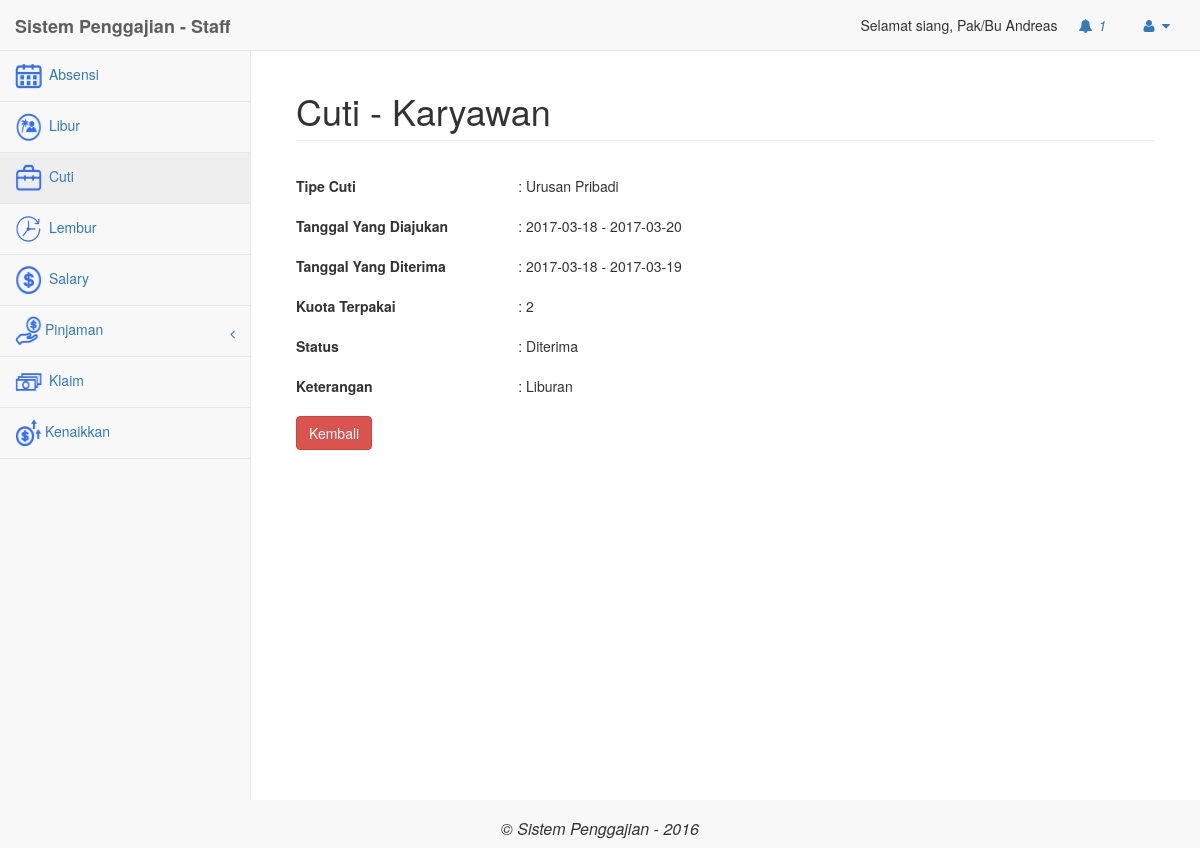
The page /employee/index.php?modul=karyawanCuti&act=detailCuti&id=2 (signed in) on the database its author committed.
### tables this page shows
CREATE TABLE `user` (
  `Id_User` int(11) NOT NULL,
  `Email` varchar(50) NOT NULL,
  `Password` varchar(30) NOT NULL,
  `Tgl_Lahir` date NOT NULL,
  `Nama` text NOT NULL,
  `status` varchar(20) NOT NULL,
  `Tgl_Join` date NOT NULL,
  `Jabatan` varchar(20) NOT NULL,
  `id_divisi` int(11) NOT NULL,
  `no_rekening` varchar(20) NOT NULL,
  `cabang` varchar(50) NOT NULL,
  `Level` int(11) NOT NULL,
  `gaji_pokok` int(11) NOT NULL,
  `tipe` varchar(50) NOT NULL,
  `tanggungan` int(3) NOT NULL
);

CREATE TABLE `cuti` (
  `id` int(11) NOT NULL,
  `id_karyawan` int(11) NOT NULL,
  `id_divisi` int(11) NOT NULL,
  `cabang` varchar(50) NOT NULL,
  `level` int(2) NOT NULL,
  `tipe` varchar(30) NOT NULL,
  `tanggal_mulai` date NOT NULL,
  `tanggal_selesai` date NOT NULL,
  `tanggal_mulai_diterima` date NOT NULL,
  `tanggal_akhir_diterima` date NOT NULL,
  `kuota_terpakai` int(11) NOT NULL,
  `status` varchar(25) NOT NULL,
  `keterangan` text NOT NULL,
  `periode` varchar(25) NOT NULL
);

### employee/mod_cuti/detailCuti.php (the view, shortened to what this page needs)
<?php
	include '../config/koneksi.php';
	$id = $_GET['id'];
	$query = "SELECT * FROM cuti where id ='$id'";
		$hasil = mysqli_query($k, $query);
		$data = mysqli_fetch_array($hasil);
?>
<form method="POST" action="../controller/doUpdateCuti.php" class="form-horizontal">
<div class="form-group"><label class="col-sm-3">
	Tipe Cuti</label> <div class="col-sm-3">: <?php echo $data['tipe']; ?>
</div></div>
<div class="form-group"><label class="col-sm-3">
	Tanggal Yang Diajukan</label> <div class="col-sm-3">: <?php echo $data['tanggal_mulai']." - ".$data['tanggal_selesai']; ?>
</div></div>
<div class="form-group"><label class="col-sm-3">
	Tanggal Yang Diterima</label> <div class="col-sm-3">: <?php
	if($data['tanggal_mulai_diterima'] != "0000-00-00" && $data['tanggal_akhir_diterima'] != "0000-00-00"){
	echo $data['tanggal_mulai_diterima']." - ".$data['tanggal_akhir_diterima']; }else {
		echo "-";
	}?>
</div></div>
<div class="form-group"><label class="col-sm-3">
<?php
 $selisih = ((abs(strtotime ($data['tanggal_mulai_diterima']) - strtotime ($data['tanggal_akhir_diterima'])))/(60*60*24))+1;
?>
	Kuota Terpakai</label> <div class="col-sm-3">: <?php echo $selisih; ?>
</div></div>
<div class="form-group"><label class="col-sm-3">
	Status</label> <div class="col-sm-3">
	<?php
			if($data['status'] != "Menunggu"){
				echo ": ".$data['status'];
			}else{
				echo "<select name='status_request' class='form-control'>";
					echo "<option value='Menunggu' selected>Menunggu</option>
					<option value='Diterima' >Diterima</option>
					<option value='Ditolak'>Ditolak</option>";
				echo "</select>";
			}
	?>
</div></div>
<div class="form-group"><label class="col-sm-3">
	Keterangan</label> <div class="col-sm-3">: <?php echo $data['keterangan']; ?>
</div></div>
<?php
	if($data['status'] != "Menunggu"){
				echo "<div><a class='btn btn-danger' onclick='javascript:history.back()'>Kembali</a> </div>";
			}else{
				echo "<div class='col-sm-6' style='text-align:center'><input type='submit' value='Simpan' class='btn btn-primary'>   <input type='submit' value='Kembali' class='btn btn-danger' onclick='javascript:history.back()'></div>";
			}
?>
</form>

### employee/index.php (shortened to what this page needs)
<?php
if(isset($_SESSION['login']) && $_SESSION['login'] == true){
	?>
	<?php
	require_once("../config/koneksi.php");
	$sql ="SELECT * FROM user WHERE Id_User=$_SESSION[id_karyawan]";
	$hasil2 = mysqli_query($k, $sql);
	$data_user = mysqli_fetch_assoc($hasil2);
?>
<!DOCTYPE html>
<html lang="en">
<head>
    <link href="../libs/bower_components/bootstrap/dist/css/bootstrap.min.css" rel="stylesheet">
    <link href="../libs/bower_components/metisMenu/dist/metisMenu.min.css" rel="stylesheet">
    <link href="../libs/dist/css/sb-admin-2.css" rel="stylesheet">
    <link href="../libs/bower_components/font-awesome/css/font-awesome.min.css" rel="stylesheet" type="text/css">
<?php
	$id_karyawan = $_SESSION['id_karyawan'];
	$sql_notifikasi1 = mysqli_query($k,"SELECT * FROM notifikasi WHERE id_penerima = '$id_karyawan' AND isRead = 'n'");
?>
</head>
<body>
    <div id="wrapper">
        <nav class="navbar navbar-default navbar-static-top" role="navigation" style="margin-bottom: 0">
            <div class="navbar-header">
                <a class="navbar-brand" href="index.php"><b>Sistem Penggajian - Staff</b></a>
            </div>
            <ul class="nav navbar-top-links navbar-right">
				<?php echo "Selamat siang, Pak/Bu ".$data_user['Nama'];?>
                 <li class="dropdown" onclick="notif()">
                    <a class="dropdown-toggle" data-toggle="dropdown" href="#">
                        <i class="fa fa-bell fa-fw"></i>
							<i id="cekNotif"><?php echo mysqli_num_rows($sql_notifikasi1); ?></i>
                    </a>
                </li>
                <li class="dropdown">
                    <a class="dropdown-toggle" data-toggle="dropdown" href="#">
                        <i class="fa fa-user fa-fw"></i>  <i class="fa fa-caret-down"></i>
                    </a>
                </li>
            </ul>
<div class="navbar-default sidebar" role="navigation">
                <div class="sidebar-nav navbar-collapse">
                    <ul class="nav" id="side-menu">
                        <li>
									<a href="?modul=karyawanAbsensi"><span class="icon-navigasi"><img src="../libs/images/icon-absensi.png" class=""/></span> Absensi</a>
								</li>
								<li>
									<a href="?modul=karyawanLibur"><span class="icon-navigasi"><img src="../libs/images/icon-libur.png" class=""/></span> Libur</a>
								</li>
								<li>
									<a href="?modul=karyawanCuti"><span class="icon-navigasi"><img src="../libs/images/icon-cuti.png" class=""/></span> Cuti</a>
								</li>
								<li>
									<a href="?modul=karyawanLembur"><span class="icon-navigasi"><img src="../libs/images/icon-lembur.png" class=""/></span> Lembur</a>
								</li>
								<li>
									<a href="?modul=karyawanSalary"><span class="icon-navigasi"><img src="../libs/images/icon-salary.png" class=""/></span> Salary</a>
								</li>
								<li>
								<a href="#"><span class="icon-navigasi"><img src="../libs/images/icon-loan.png" class=""/></span><span class="fa arrow" style="top:11px;position:relative;"></span>Pinjaman</a>
								</li>
								<li>
									<a href="?modul=karyawanKlaim"><span class="icon-navigasi"><img src="../libs/images/icon-klaim.png" class=""/></span> Klaim</a>
								</li>
								<li>
									<a href="?modul=karyawanKenaikkan"><span class="icon-navigasi"><img src="../libs/images/icon-kenaikkan.png" class=""/></span>Kenaikkan </a>
								</li>
                    </ul>
                </div>
            </div>
        </nav>
	<?php
	if(isset($_GET['modul'])){
		$modul = $_GET['modul'];
	}else{
		$modul="";
	}
?>
        <div id="page-wrapper">
            <div class="container-fluid">
                <div class="row">
                     <div class="col-lg-12">
                        <h1 class="page-header"><?php
							if($modul != ""){
								if($modul == "kenaikkan"){
									$judul = "Kenaikkan Gaji";
								}elseif($modul == "pinjaman"){
									$judul = "Pinjaman";
								}elseif($modul == "absensi"){
									$judul = "Absensi";
								}elseif($modul == "libur"){
									$judul = "Libur";
								}elseif($modul == "cuti"){
									$judul = "Cuti";
								}elseif($modul == "lembur"){
									$judul = "Lembur";
								}elseif($modul == "salary"){
									$judul = "Salary";
								}elseif($modul == "klaim"){
									$judul = "Klaim";
								}elseif($modul == "user"){
									$judul = "User";
								}elseif($modul == "penilaian"){
									$judul = "Penilaian";
								}elseif($modul == "karyawanPinjaman"){
									$judul = "Pinjaman - Karyawan";
								}elseif($modul == "karyawanKenaikkan"){
									$judul = "Kenaikkan Gaji - Karyawan";
								}elseif($modul == "karyawanKlaim"){
									$judul = "Klaim - Karyawan";
								}elseif($modul == "karyawanCuti"){
									$judul = "Cuti - Karyawan";
								}elseif($modul == "karyawanSalary"){
									$judul = "Salary - Karyawan";
								}elseif($modul == "karyawanLembur"){
									$judul = "Lembur - Karyawan";
								}elseif($modul == "karyawanLibur"){
									$judul = "Libur - Karyawan";
								}elseif($modul == "karyawanAbsensi"){
									$judul = "Absensi - Karyawan";
								}elseif($modul == "notifikasi"){
									$judul = "Notifikasi";
								}elseif($modul == "profile"){
									$judul = "User Profile";
								}elseif($modul == "karyawanCicilan"){
									$judul = "Cicilan Pinjaman";
								}
							}else{
								$judul = "Dashboard";
								$modul = "dashboard";
							}
							echo $judul;
						?></h1>
                    </div>
				</div>
					<div class="row">
						<div class="panel-body">
<?php
switch($modul){
	?>
<?php
	case "karyawanCuti" :
		include "mod_cuti/Cuti.php";
	break;
}
?>
                        </div>
                    </div>
            </div>
        </div>
			</div>
		<div class="navbar-header" style="width:100%">
            <h1 style="font-size: 16px; text-align: center;"><i>&copy; Sistem Penggajian - 2016</i> </h1>
        </div>
</body>
</html>
<?php
}
else{
	header("Location:../index.php");
}
?>

### employee/index.php (style rules this page uses)
.icon-navigasi img { width: 30px; height: 30px; padding-right:3px; }

### rows shown on the page
user: Nama "Andreas"
cuti: tipe "Urusan Pribadi", tanggal_mulai "2017-03-18", tanggal_selesai "2017-03-20", tanggal_mulai_diterima "2017-03-18", tanggal_akhir_diterima "2017-03-19", selisih "2", status "Diterima", keterangan "Liburan"

### other values the page prints
mysqli_num_rows($sql_notifikasi1) "1"
$judul "Cuti - Karyawan"
